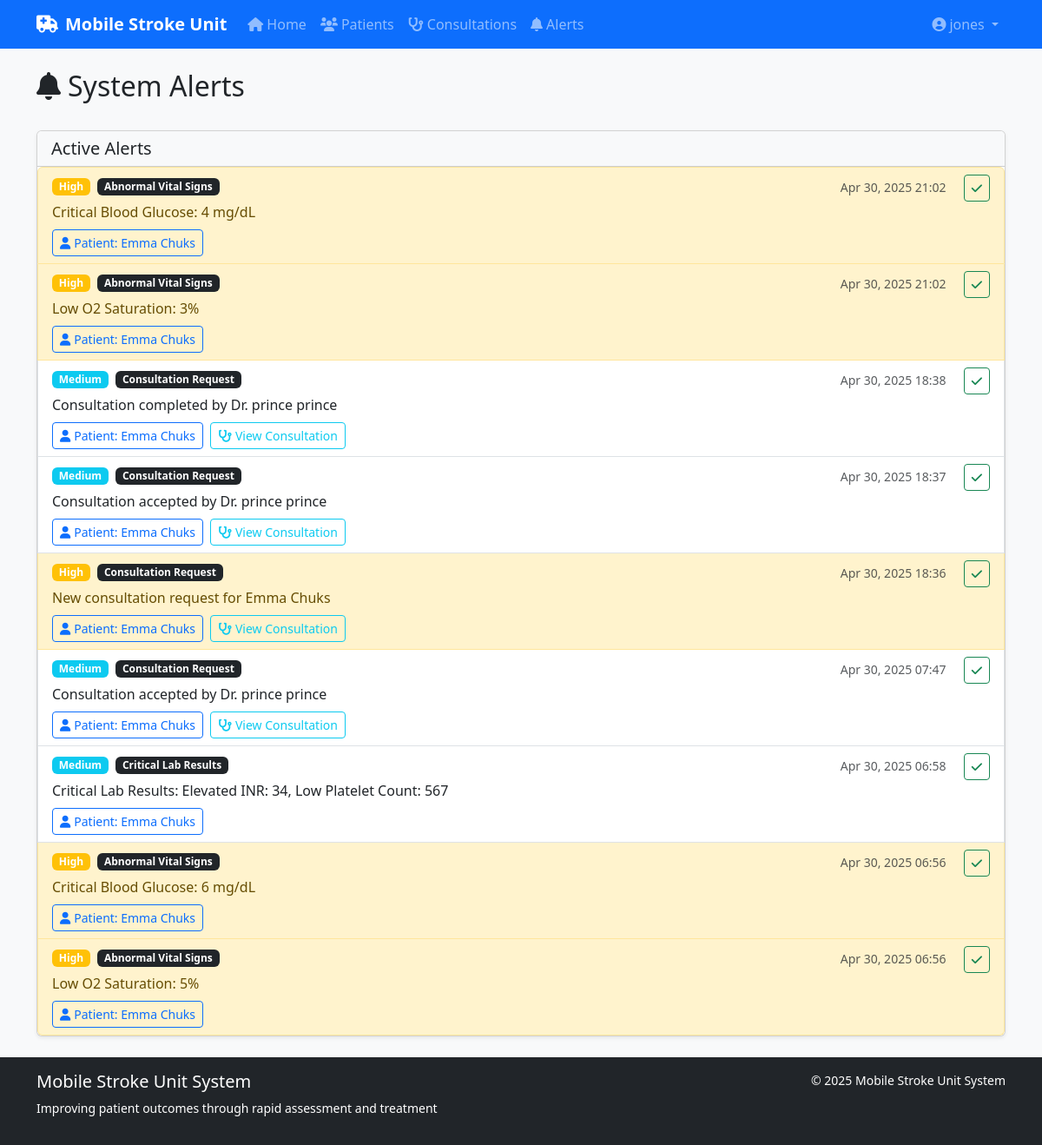
Screenshot of /alerts/ (signed in) with the database file from the repository.
### stroke_app/models.py (models this page shows, shortened)
class Alert(models.Model):
    PRIORITY_CHOICES = (
        ('low', 'Low'),
        ('medium', 'Medium'),
        ('high', 'High'),
        ('critical', 'Critical'),
    )
    TYPE_CHOICES = (
        ('vital_signs', 'Abnormal Vital Signs'),
        ('lab_results', 'Critical Lab Results'),
        ('imaging', 'Imaging Results Ready'),
        ('consultation', 'Consultation Request'),
        ('tpa', 'tPA Decision Required'),
        ('system', 'System Alert'),
    )
    patient = models.ForeignKey(Patient, on_delete=models.CASCADE, related_name='alerts', null=True, blank=True)
    consultation = models.ForeignKey(Consultation, on_delete=models.CASCADE, related_name='alerts', null=True, blank=True)
    created_at = models.DateTimeField(auto_now_add=True)
    priority = models.CharField(max_length=10, choices=PRIORITY_CHOICES, default='medium')
    alert_type = models.CharField(max_length=20, choices=TYPE_CHOICES)
    message = models.TextField()
    acknowledged = models.BooleanField(default=False)
    acknowledged_by = models.ForeignKey(User, on_delete=models.SET_NULL, null=True, blank=True, related_name='acknowledged_alerts')
    acknowledged_at = models.DateTimeField(null=True, blank=True)

class Patient(models.Model):
    GENDER_CHOICES = (
        ('M', 'Male'),
        ('F', 'Female'),
        ('O', 'Other'),
    )
    first_name = models.CharField(max_length=100)
    last_name = models.CharField(max_length=100)
    age = models.IntegerField(validators=[MinValueValidator(0), MaxValueValidator(120)])
    gender = models.CharField(max_length=1, choices=GENDER_CHOICES)
    medical_history = models.TextField(blank=True)
    created_at = models.DateTimeField(auto_now_add=True)
    created_by = models.ForeignKey(User, on_delete=models.SET_NULL, null=True, related_name='created_patients')

### stroke_app/views.py (the view)
# urls.py: path('alerts/', views.alert_list, name='alert_list'),
@login_required
def alert_list(request):
    alerts = Alert.objects.filter(acknowledged=False).order_by('-created_at', '-priority')
    return render(request, 'alerts/alert_list.html', {
        'alerts': alerts
    })

### stroke_app/templates/alerts/alert_list.html (shortened to what this page needs)
{% extends 'base.html' %}
{% block content %}
<div class="row mb-4">
    <div class="col">
        <h2><i class="fas fa-bell me-2"></i>System Alerts</h2>
    </div>
</div>
<div class="card shadow-sm">
    <div class="card-header bg-light">
        <div class="d-flex justify-content-between align-items-center">
            <h5 class="mb-0">Active Alerts</h5>
        </div>
    </div>
    <div class="card-body p-0">
        {% if alerts %}
            <div class="list-group">
                {% for alert in alerts %}
                    <div class="list-group-item {% if alert.priority == 'critical' %}list-group-item-danger{% elif alert.priority == 'high' %}list-group-item-warning{% endif %}">
                        <div class="d-flex justify-content-between align-items-center">
                            <h6 class="mb-1">
                                <span class="badge {% if alert.priority == 'critical' %}bg-danger{% elif alert.priority == 'high' %}bg-warning{% elif alert.priority == 'medium' %}bg-info{% else %}bg-secondary{% endif %}">
                                    {{ alert.get_priority_display }}
                                </span>
                                <span class="badge bg-dark ms-1">{{ alert.get_alert_type_display }}</span>
                            </h6>
                            <div>
                                <small class="text-muted me-3">{{ alert.created_at|date:"M d, Y H:i" }}</small>
                                <form method="POST" action="{% url 'alert_acknowledge' alert.pk %}" class="d-inline">
                                    <button type="submit" class="btn btn-sm btn-outline-success" title="Mark as Read">
                                        <i class="fas fa-check"></i>
                                    </button>
                                </form>
                            </div>
                        </div>
                        <p class="mb-1">{{ alert.message }}</p>
                        <div class="mt-2">
                            {% if alert.patient %}
                                <a href="{% url 'patient_detail' alert.patient.pk %}" class="btn btn-sm btn-outline-primary">
                                    <i class="fas fa-user me-1"></i>Patient: {{ alert.patient.first_name }} {{ alert.patient.last_name }}
                                </a>
                            {% endif %}
                            {% if alert.consultation %}
                                <a href="{% url 'consultation_detail' alert.consultation.pk %}" class="btn btn-sm btn-outline-info ms-1">
                                    <i class="fas fa-stethoscope me-1"></i>View Consultation
                                </a>
                            {% endif %}
                        </div>
                    </div>
                {% endfor %}
            </div>
        {% else %}
            <div class="text-center p-4">
                <p class="mb-0"><i class="fas fa-check-circle text-success me-2"></i>No active alerts at this time.</p>
            </div>
        {% endif %}
    </div>
</div>
{% endblock %}

### stroke_app/templates/base.html (shortened to what this page needs)
<!DOCTYPE html>
<html lang="en">
<head>
    <link href="https://cdn.jsdelivr.net/npm/bootstrap@5.3.0-alpha1/dist/css/bootstrap.min.css" rel="stylesheet">
    <link rel="stylesheet" href="https://cdnjs.cloudflare.com/ajax/libs/font-awesome/6.0.0-beta3/css/all.min.css">
</head>
<body>
    <nav class="navbar navbar-expand-lg navbar-dark bg-primary">
        <div class="container">
            <a class="navbar-brand" href="{% url 'home' %}">
                <i class="fas fa-ambulance me-2"></i>Mobile Stroke Unit
            </a>
            <div class="collapse navbar-collapse" id="navbarNav">
                <ul class="navbar-nav me-auto">
                    {% if user.is_authenticated %}
                        <li class="nav-item">
                            <a class="nav-link" href="{% url 'home' %}"><i class="fas fa-home me-1"></i>Home</a>
                        </li>
                        <li class="nav-item">
                            <a class="nav-link" href="{% url 'patient_list' %}"><i class="fas fa-users me-1"></i>Patients</a>
                        </li>
                        <li class="nav-item">
                            <a class="nav-link" href="{% url 'consultation_list' %}"><i class="fas fa-stethoscope me-1"></i>Consultations</a>
                        </li>
                        <li class="nav-item">
                            <a class="nav-link" href="{% url 'alert_list' %}"><i class="fas fa-bell me-1"></i>Alerts</a>
                        </li>
                    {% endif %}
                </ul>
                <ul class="navbar-nav">
                    {% if user.is_authenticated %}
                        <li class="nav-item dropdown">
                            <a class="nav-link dropdown-toggle" href="#" id="userDropdown" role="button" data-bs-toggle="dropdown">
                                <i class="fas fa-user-circle me-1"></i>{{ user.username }}
                            </a>
                        </li>
                    {% endif %}
                </ul>
            </div>
        </div>
    </nav>
    <div class="container my-4 main-content">
        {% block content %}{% endblock %}
    </div>
    <footer class="footer bg-dark text-white py-3">
        <div class="container">
            <div class="row">
                <div class="col-md-6">
                    <h5>Mobile Stroke Unit System</h5>
                    <p class="small">Improving patient outcomes through rapid assessment and treatment</p>
                </div>
                <div class="col-md-6 text-md-end">
                    <p class="mb-0 small">
                        &copy; {% now "Y" %} Mobile Stroke Unit System
                    </p>
                </div>
            </div>
        </div>
    </footer>
</body>
</html>

### stroke_app/templates/base.html (style rules this page uses)
body { min-height: 100vh; display: flex; flex-direction: column; background-color: #f8f9fa; }
.main-content { flex: 1; }
.navbar-brand { font-weight: bold; color: white; }
.footer { margin-top: auto; }

### rows the page displays
Alert: priority "High", alert_type "Abnormal Vital Signs", created_at "Apr 30, 2025 21:02", message "Critical Blood Glucose: 4 mg/dL", patient.first_name "Emma", patient.last_name "Chuks"
Alert: priority "High", alert_type "Abnormal Vital Signs", created_at "Apr 30, 2025 21:02", message "Low O2 Saturation: 3%", patient.first_name "Emma", patient.last_name "Chuks"
Alert: priority "Medium", alert_type "Consultation Request", created_at "Apr 30, 2025 18:38", message "Consultation completed by Dr. prince prince", patient.first_name "Emma", patient.last_name "Chuks", shows "View Consultation"
Alert: priority "Medium", alert_type "Consultation Request", created_at "Apr 30, 2025 18:37", message "Consultation accepted by Dr. prince prince", patient.first_name "Emma", patient.last_name "Chuks", shows "View Consultation"
Alert: priority "High", alert_type "Consultation Request", created_at "Apr 30, 2025 18:36", message "New consultation request for Emma Chuks", patient.first_name "Emma", patient.last_name "Chuks", shows "View Consultation"
Alert: priority "Medium", alert_type "Consultation Request", created_at "Apr 30, 2025 07:47", message "Consultation accepted by Dr. prince prince", patient.first_name "Emma", patient.last_name "Chuks", shows "View Consultation"
Alert: priority "Medium", alert_type "Critical Lab Results", created_at "Apr 30, 2025 06:58", message "Critical Lab Results: Elevated INR: 34, Low Platelet Count: 567", patient.first_name "Emma", patient.last_name "Chuks"
Alert: priority "High", alert_type "Abnormal Vital Signs", created_at "Apr 30, 2025 06:56", message "Critical Blood Glucose: 6 mg/dL", patient.first_name "Emma", patient.last_name "Chuks"
Alert: priority "High", alert_type "Abnormal Vital Signs", created_at "Apr 30, 2025 06:56", message "Low O2 Saturation: 5%", patient.first_name "Emma", patient.last_name "Chuks"

### other values shown
{{ user.username }} "jones"
